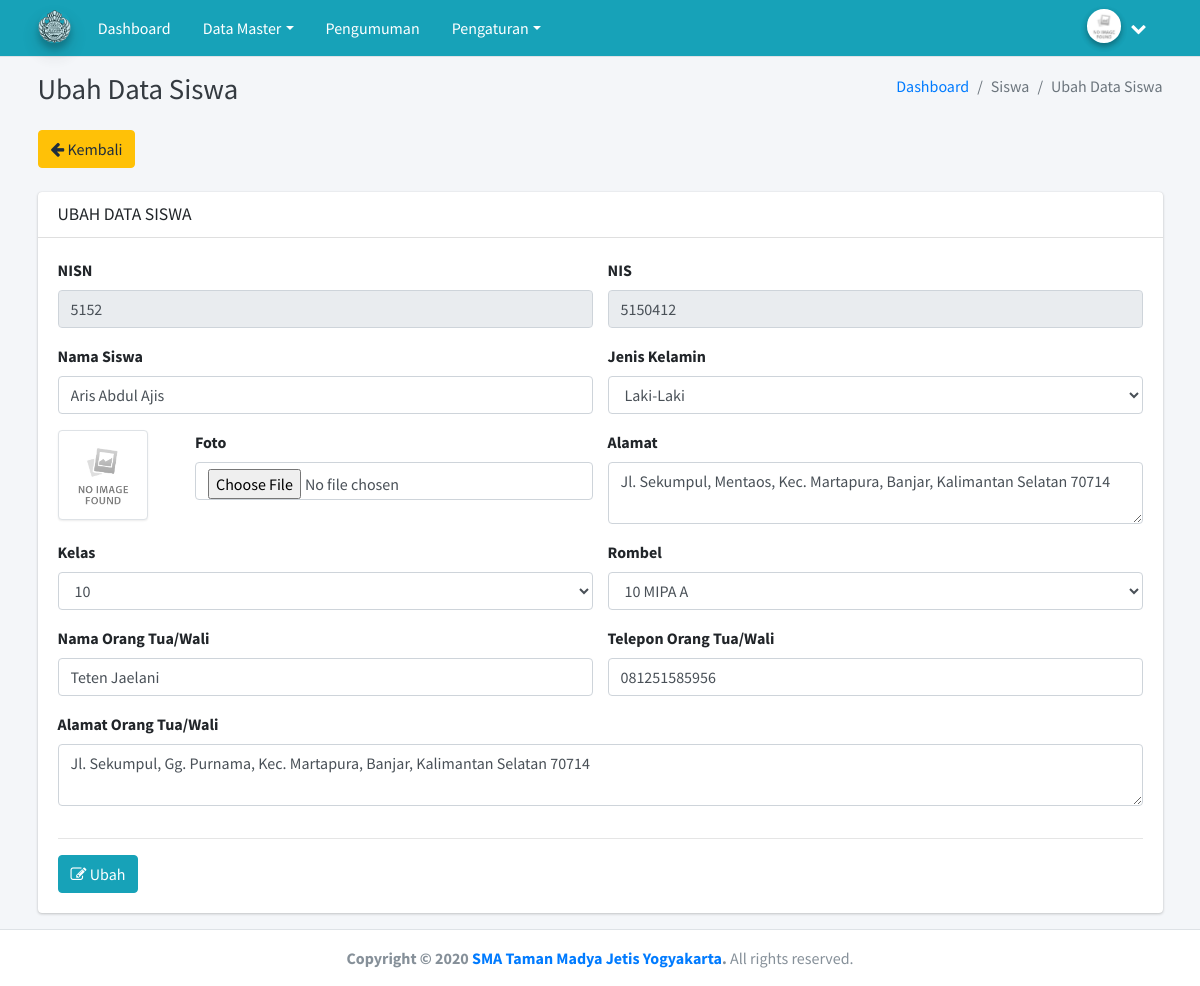
The page /admin/siswa/edit/3 on the database its author committed.
### tables this page shows
CREATE TABLE `profil_sekolah` (
  `id_profil_sekolah` int(11) NOT NULL,
  `nama` varchar(100) NOT NULL,
  `kepala` varchar(50) NOT NULL,
  `telepon` varchar(15) NOT NULL,
  `email` varchar(50) NOT NULL,
  `website` varchar(100) NOT NULL,
  `logo` text NOT NULL,
  `alamat` text NOT NULL
);

CREATE TABLE `siswa` (
  `id_siswa` int(11) NOT NULL,
  `id_kelas` int(11) NOT NULL,
  `id_rombel` int(11) NOT NULL,
  `nis` varchar(30) NOT NULL,
  `nisn` varchar(30) NOT NULL,
  `password` varchar(60) NOT NULL,
  `nama_siswa` varchar(50) NOT NULL,
  `jk_siswa` enum('L','P','','') NOT NULL,
  `foto` text NOT NULL,
  `alamat` text NOT NULL
);

CREATE TABLE `wali` (
  `id_wali` int(11) NOT NULL,
  `id_siswa` int(11) NOT NULL,
  `nama_wali` varchar(50) NOT NULL,
  `telepon_wali` varchar(15) NOT NULL,
  `foto_wali` text NOT NULL,
  `alamat_wali` text NOT NULL,
  `password` varchar(60) NOT NULL
);

### application/views/admin/layout/v_wrapper.php (called while the page is built)
<?php
include 'v_head.php';
include 'v_nav.php';
include 'v_content.php';
include 'v_footer.php';
?>

### application/controllers/admin/Siswa.php (called while the page is built, shortened)
<?php
class Siswa extends CI_Controller {
	public function __construct()
	{
		$this->load->model('siswa_model', 'siswa');
		$this->load->model('kelas_model', 'kelas');
	}
	public function edit($id_siswa)
	{
		$detail = $this->siswa->detail($id_siswa);
		$data = array(
			'title'	=> 'Data Siswa | Apps Sekolah',
			'kelas'	=> $this->kelas->list_kelas(),
			'rombel'	=> $this->kelas->list(),
			'detail'	=> $detail,
			'content'	=> 'admin/siswa/v_edit'
		);
		$this->load->view('admin/layout/v_wrapper', $data, FALSE);
	}
}

### index.php (called while the page is built, shortened)
<?php
require_once BASEPATH.'core/CodeIgniter.php';

### application/models/Public_model.php (called while the page is built, shortened)
<?php
class Public_model extends CI_Model {
	public function get_admin($id_admin)
	{
		$this->db->select('*');
		$this->db->from('admin');
		$this->db->where('id_admin', $id_admin);
		$query = $this->db->get();
		return $query->row();
	}
	public function get_profil_sekolah($id=1)
	{
		$this->db->select('*');
		$this->db->from('profil_sekolah');
		$this->db->where('id_profil_sekolah', $id);
		$query = $this->db->get();
		return $query->row();
	}
}

### application/views/admin/layout/v_content.php (called while the page is built)
<?php
if ($content)
{
	$this->load->view($content);
}
?>

### application/models/Siswa_model.php (called while the page is built, shortened)
<?php
class Siswa_model extends CI_Model {
	public function detail($id_siswa)
	{
		$this->db->select('*');
		$this->db->from('siswa');
		$this->db->join('kelas', 'siswa.id_kelas = kelas.id_kelas', 'left');
		$this->db->join('rombel', 'siswa.id_rombel = rombel.id_rombel', 'left');
		$this->db->join('wali', 'siswa.id_siswa = wali.id_siswa', 'left');
		$this->db->where('siswa.id_siswa', $id_siswa);
		$query = $this->db->get();
		return $query->row();
	}
}

### application/models/Kelas_model.php (called while the page is built, shortened)
<?php
class Kelas_model extends CI_Model {
	public function list()
	{
		$this->db->select('*');
		$this->db->from('rombel');
		$this->db->join('jurusan', 'rombel.id_jurusan = jurusan.id_jurusan', 'left');
		$this->db->join('guru', 'rombel.id_guru = guru.id_guru', 'left');
		$query = $this->db->get();
		return $query->result();
	}
	public function list_kelas()
	{
		$this->db->select('*');
		$this->db->from('kelas');
		$query = $this->db->get();
		return $query->result();
	}
}

### application/views/admin/siswa/v_edit.php (the view, shortened to what this page needs)
<div class="content-wrapper">
  <div class="content-header">
    <div class="container">
      <div class="row mb-2">
        <div class="col-sm-6">
          <h1 class="m-0 text-dark"> Ubah Data Siswa</h1>
        </div>
        <div class="col-sm-6">
          <ol class="breadcrumb float-sm-right">
            <li class="breadcrumb-item"><a href="#">Dashboard</a></li>
            <li class="breadcrumb-item active">Siswa</li>
            <li class="breadcrumb-item active">Ubah Data Siswa</li>
          </ol>
        </div>
      </div>
    </div>
  </div>
  <div class="content">
    <div class="container">
      <a href="<?= base_url() ?>admin/siswa" class="btn btn-warning"><i class="fa fa-arrow-left"></i> Kembali</a>
      <br><br>
      <div class="row">
        <div class="col-lg-12">
          <div class="card">
            <div class="card-header">
              <h3 class="card-title"> UBAH DATA SISWA</h3>
            </div>
            <div class="card-body">
              <form enctype="multipart/form-data" action="<?= base_url() ?>admin/siswa/edit/<?= $detail->id_siswa ?>" method="post">
                <div class="row">
                  <div class="form-group col-md-6">
                    <label for="">NISN</label>
                    <input type="text" name="nisn" value="<?= $detail->nisn ?>" class="form-control" placeholder="NISN" readonly="">
                  </div>
                  <div class="form-group col-md-6">
                    <label for="">NIS</label>
                    <input type="text" name="nis" value="<?= $detail->nis ?>" class="form-control" placeholder="NIS" readonly="">
                  </div>
                  <div class="form-group col-md-6">
                    <label for="">Nama Siswa</label>
                    <input type="text" name="nama_siswa" value="<?= $detail->nama_siswa ?>" class="form-control" placeholder="Nama Siswa" required="">
                  </div>
                  <div class="form-group col-md-6">
                    <label for="">Jenis Kelamin</label>
                    <select name="jk_siswa" id="" class="form-control" required="">
                     <option value="L" <?php if ($detail->jk_siswa=="L") {echo "selected";} ?>>Laki-Laki</option>
                   </select>
                 </div>
                 <div class="form-group col-md-6">
                  <div class="row">
                    <div class="col-md-3">
                      <?php if (empty($detail->foto)): ?>
                        <img class="img-thumbnail" width="90" src="<?= base_url() ?>public/media/icon/no-img.jpg" alt="">
                        <?php else: ?>
                          <img class="img-thumbnail" width="90" src="<?= base_url() ?>public/media/upload-siswa/<?= $detail->foto ?>" alt="">
                        <?php endif ?>
                      </div>
                      <div class="col-md-9">
                        <label for="">Foto</label>
                        <input type="file" name="foto" class="form-control">
                      </div>
                    </div>
                  </div>
                  <div class="form-group col-md-6">
                    <label for="">Alamat</label>
                    <textarea name="alamat" id="" class="form-control" placeholder="Alamat Lengkap"><?= $detail->alamat ?></textarea>
                  </div>
                  <div class="form-group col-md-6">
                    <label for="">Kelas</label>
                    <select name="id_kelas" id="" class="form-control" required="">
                      <?php foreach ($kelas as $key => $value): ?>
                        <option value="<?= $value->id_kelas ?>" <?php if ($detail->id_kelas==$value->id_kelas) {echo "selected";} ?>><?= $value->kelas ?></option>
                      <?php endforeach ?>
                    </select>
                  </div>
                  <div class="form-group col-md-6">
                    <label for="">Rombel</label>
                    <select name="id_rombel" id="" class="form-control" required="">
                      <?php foreach ($rombel as $key => $value): ?>
                        <option value="<?= $value->id_rombel ?>" <?php if ($detail->id_rombel==$value->id_rombel) {echo "selected";} ?>><?= $value->rombel ?></option>
                      <?php endforeach ?>
                    </select>
                  </div>
                  <div class="form-group col-md-6">
                    <label for="">Nama Orang Tua/Wali</label>
                    <input type="text" name="nama_wali" value="<?= $detail->nama_wali ?>" class="form-control" placeholder="Nama Orang TUa/Wali" required="">
                  </div>
                  <div class="form-group col-md-6">
                    <label for="">Telepon Orang Tua/Wali</label>
                    <input type="text" name="telepon_wali" value="<?= $detail->telepon_wali ?>" class="form-control" placeholder="Telepon Orang Tua/Wali" required="">
                  </div>
                  <div class="form-group col-md-12">
                    <label for="">Alamat Orang Tua/Wali</label>
                    <textarea name="alamat_wali" id="" class="form-control" placeholder="Alamat Lengkap Orang Tua/Wali"><?= $detail->alamat_wali ?></textarea>
                  </div>
                </div>
                <hr>
                <button type="submit" class="btn btn-primary"><i class="fa fa-edit"></i> Ubah</button>
              </form>
            </div>
          </div>
        </div>
      </div>
    </div>
  </div>
</div>

### application/views/admin/layout/v_nav.php (shortened to what this page needs)
<nav class="main-header navbar navbar-expand-md navbar-light navbar-white">
  <div class="container">
    <a href="<?= base_url() ?>admin/dashboard" class="navbar-brand">
      <img src="<?= base_url() ?>public/media/upload-profil-sekolah/<?= $data_profil_sekolah->logo ?>" alt="AdminLTE Logo" class="brand-image img-circle elevation-3"
      style="opacity: .8">
    </a>
    <div class="collapse navbar-collapse order-3" id="navbarCollapse">
      <ul class="navbar-nav">
        <li class="nav-item">
          <a href="<?= base_url() ?>admin/dashboard" class="nav-link">Dashboard</a>
        </li>
        <li class="nav-item dropdown">
          <a id="dropdownSubMenu1" href="#" data-toggle="dropdown" aria-haspopup="true" aria-expanded="false" class="nav-link dropdown-toggle">Data Master</a>
        </li>
        <li class="nav-item">
          <a href="<?= base_url() ?>admin/pengumuman" class="nav-link">Pengumuman</a>
        </li>
        <li class="nav-item dropdown">
          <a id="dropdownSubMenu1" href="#" data-toggle="dropdown" aria-haspopup="true" aria-expanded="false" class="nav-link dropdown-toggle">Pengaturan</a>
        </li>
      </ul>
    </div>
    <ul class="order-1 order-md-3 navbar-nav navbar-no-expand ml-auto">
      <li class="nav-item dropdown user-menu">
        <a href="#" class="nav-link dropdown-toggle" data-toggle="dropdown">
          <?php if (empty($data_admin->foto)): ?>
            <img src="<?= base_url() ?>public/media/icon/no-img.jpg" class="user-image img-circle elevation-2" alt="User Image">
            <?php else: ?>
              <img src="<?= base_url() ?>public/media/upload-admin/<?= $data_admin->foto ?>" class="user-image img-circle elevation-2" alt="User Image">
            <?php endif ?>
            <span class="d-none d-md-inline"><?= $data_admin->nama ?></span> <i class="fa fa-chevron-down"></i>
          </a>
      </li>
    </ul>
  </div>
</nav>

### application/views/admin/layout/v_footer.php (shortened to what this page needs)
<footer class="main-footer">
  <center><strong>Copyright &copy; 2020 <a href="https://adminlte.io"><?= $data_profil_sekolah->nama ?></a>.</strong> All rights reserved.</center>
</footer>
</div>
</body>
</html>

### rows shown on the page
profil_sekolah: logo (picture), nama "SMA Taman Madya Jetis Yogyakarta"
siswa: nisn "5152", nis "5150412", nama_siswa "Aris Abdul Ajis", jk_siswa "Laki-Laki", alamat "Jl. Sekumpul, Mentaos, Kec. Martapura, Banjar, Kalimantan Selatan 70714", nama_wali "Teten Jaelani", telepon_wali "081251585956", alamat_wali "Jl. Sekumpul, Gg. Purnama, Kec. Martapura, Banjar, Kalimantan Selatan 70714"

### other values the page prints
form field id_kelas "10"
form field id_rombel "10 MIPA A"
